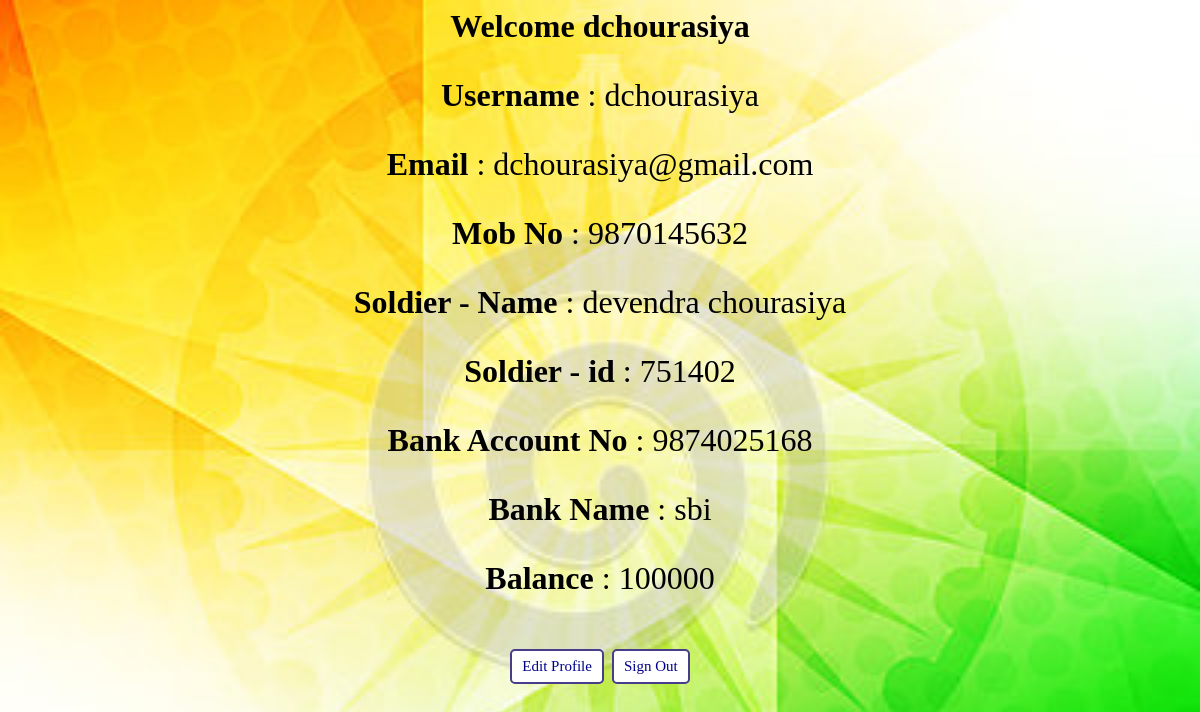
Page /profile.php (signed in) on the committed database.
### tables this page shows
CREATE TABLE `soldier` (
  `uname` varchar(15) NOT NULL,
  `pass` varchar(15) NOT NULL,
  `email` varchar(50) NOT NULL,
  `mob` bigint(10) NOT NULL,
  `adhaar` bigint(20) NOT NULL,
  `sold_name` varchar(20) NOT NULL,
  `id` bigint(20) NOT NULL,
  `bname` varchar(50) NOT NULL,
  `acc` bigint(15) NOT NULL,
  `bank` varchar(20) NOT NULL,
  `ifsc` varchar(11) NOT NULL,
  `amount` bigint(20) NOT NULL
);

### profile.php (the view, shortened to what this page needs)
<html>
<body style="background-color:lightblue">
<center>
<?php
$unm=$_SESSION['uname'];
echo "<h1><center>Welcome ".$unm."</center></h1>" ;
 try{
		$dbhandler = new PDO('mysql:host=127.0.0.1;dbname=project','root','root');
		$dbhandler->setAttribute(PDO::ATTR_ERRMODE,PDO::ERRMODE_EXCEPTION);
		$sql="select * from soldier where uname='$unm'";
		$query=$dbhandler->query($sql);
		while($r=$query->fetch()){
			echo "<p style='font-size:200%;'><b>Username</b>  :  ".$r['uname']."</p>";
			echo "<p style='font-size:200%;'><b>Email</b>  :  ".$r['email']."</p>";
			echo "<p style='font-size:200%;'><b>Mob No</b>  :  ".$r['mob']."</p>";
			echo "<p style='font-size:200%;'><b>Soldier - Name</b>  :  ".$r['sold_name']."</p>";
			echo "<p style='font-size:200%;'><b>Soldier - id</b>  :  ".$r['id']."</p>";
			echo "<p style='font-size:200%;'><b>Bank Account No</b>  :  ".$r['acc']."</p>";
			echo "<p style='font-size:200%;'><b>Bank Name</b>  :  ".$r['bank']."</p>";
			echo "<p style='font-size:200%;'><b>Balance</b>  :  ".$r['amount']."</p>";
			}
	}
	catch(PDOException $e){
		echo $e->getMessage();
		die();
	}
?>
<br>
<a class="button" href="edit.php">Edit Profile</a>
<a class="button" href="signout.php?msg1=Logged Out">Sign Out</a>
</center>
</body>
</html>

### profile.php (style rules this page uses)
.button { background-color:white; border: none; border: 2px solid darkslateblue; color: darkblue; border-radius: 5px; padding: 7px 10px; text-align: center; text-decoration: none; display: inline-block; font-size: 15px; -webkit-transition-duration: 0.4s; transition-duration: 0.4s; margin: 2px; }
body { background-image:url(flag2.jpg); background-size: cover; }

### rows in the picture
soldier: uname "dchourasiya", email "dchourasiya@gmail.com", mob "9870145632", sold_name "devendra chourasiya", id "751402", acc "9874025168", bank "sbi", amount "100000"

### other values in the picture
$unm "dchourasiya"
